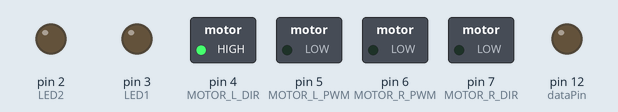
Simulated run of this sketch. Board: Arduino Nano, built with avr-gcc and run on an emulated ATmega328P. Parts: switched loads named in the sketch (green lamp = pin HIGH), output pins drawn as LEDs (lit = HIGH). Pins used as bus, display or sensor lines are not drawn; what the sketch prints to the serial monitor is not drawn. At 0.0 s the program stops and its outputs stay as they are.

Above: at 0.1 s.
Timing chart, 0 to 1.5 s (numbered marks = the images above):
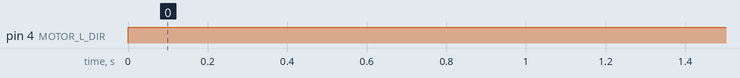

The sketch:

gridmap.ino
```cpp
#include "src/Rollbot/Rollbot.h"

#define LED1 3 //left led
#define LED2 2 //right led

RollbotMotors Motors;
RollbotLED  LED;

int Speed_Dir = 0;
int sensor=0;


void setup() {

  Serial.begin(115200);
  Serial.println("Robot starts initialization");
  pinMode(A2, INPUT);
  pinMode(LED1, OUTPUT);
  pinMode(LED2, OUTPUT);
  LED.DataOut(0);
}

void loop() {

 sensor = analogRead(A2);
 if (sensor <= 39 || sensor >= 275) { Motors.Motordrive(Speed_Dir, 0, 0); digitalWrite(LED1, LOW); digitalWrite(LED2, LOW); while(1); } //stop
 if (sensor >= 175 || sensor <= 176) { Motors.Motordrive(Speed_Dir, -65, 65); } //digitalWrite(LED1, HIGH); digitalWrite(LED2, HIGH); } //move forward on target 158, 164
 if (sensor > 177 ) { Motors.Motordrive(Speed_Dir, 0, 52); } //digitalWrite(LED1, HIGH); digitalWrite(LED2, LOW); } //correct to the left
 if (sensor < 174 ) { Motors.Motordrive(Speed_Dir, -52, 0); } //digitalWrite(LED1, LOW); digitalWrite(LED2, HIGH); } //correct to the right

}
```

Rollbot.h
```cpp
#ifndef Rollbot_h
#define Rollbot_h

#include <Arduino.h>
//Define the notations
#define NOTE_CL1 131
#define NOTE_CL2 147
#define NOTE_CL3 165
#define NOTE_CL4 175
#define NOTE_CL5 196
#define NOTE_CL6 221
#define NOTE_CL7 248

#define NOTE_C0 -1
#define NOTE_C1 262
#define NOTE_C2 294
#define NOTE_C3 330
#define NOTE_C4 350
#define NOTE_C5 393
#define NOTE_C6 441
#define NOTE_C7 495

#define NOTE_CH1 525
#define NOTE_CH2 589
#define NOTE_CH3 661
#define NOTE_CH4 700
#define NOTE_CH5 786
#define NOTE_CH6 882
#define NOTE_CH7 990

#define NOTE_DL1 147
#define NOTE_DL2 165
#define NOTE_DL3 175
#define NOTE_DL4 196
#define NOTE_DL5 221
#define NOTE_DL6 248
#define NOTE_DL7 278

#define NOTE_D0 -1
#define NOTE_D1 294
#define NOTE_D2 330
#define NOTE_D3 350
#define NOTE_D4 393
#define NOTE_D5 441
#define NOTE_D6 495
#define NOTE_D7 556

#define NOTE_DH1 589
#define NOTE_DH2 661
#define NOTE_DH3 700
#define NOTE_DH4 786
#define NOTE_DH5 882
#define NOTE_DH6 990
#define NOTE_DH7 1112

#define NOTE_EL7 312
#define NOTE_EL1 165
#define NOTE_EL2 175
#define NOTE_EL3 196
#define NOTE_EL4 221
#define NOTE_EL5 248
#define NOTE_EL6 278

#define NOTE_E0 -1
#define NOTE_E1 330
#define NOTE_E7 624
#define NOTE_E2 350
#define NOTE_E3 393
#define NOTE_E4 441
#define NOTE_E5 495
#define NOTE_E6 556

#define NOTE_EH7 1248
#define NOTE_EH1 661
#define NOTE_EH2 700
#define NOTE_EH3 786
#define NOTE_EH4 882
#define NOTE_EH5 990
#define NOTE_EH6 1112

#define NOTE_G0 -1
#define NOTE_GL1 196
#define NOTE_GL2 221
#define NOTE_GL3 234
#define NOTE_GL4 262
#define NOTE_GL5 294
#define NOTE_GL6 330
#define NOTE_GL7 371

#define NOTE_G1 393
#define NOTE_G2 441
#define NOTE_G3 495
#define NOTE_G4 556
#define NOTE_G5 624
#define NOTE_G6 661
#define NOTE_G7 742

#define NOTE_GH1 700
#define NOTE_GH2 786
#define NOTE_GH3 882
#define NOTE_GH4 935
#define NOTE_GH5 1049
#define NOTE_GH6 1178
#define NOTE_GH7 1322

#define   latchPin      11
#define   clockPin      13
#define   dataPin       12      //signals of 74HC595 control
#define   MOTOR_L_DIR   4
#define   MOTOR_L_PWM   5       //signals of the left motor control
#define   MOTOR_R_PWM   6
#define   MOTOR_R_DIR   7       //signals of the right motor control

/*********Class of motor driver***********/
class RollbotMotors
{
  public:
    RollbotMotors();
    void Motordrive(int speed_dir, int speed_left, int speed_right);
    void Motorstop();
  private:
    void MotorSetSpeed(int speed_dir, int speed_left, int speed_right);
    int Min0, Min1, Min2, Max0, Max1, Max2;
};
/*********Class of OLED control***********/
class RollbotOLED
{
  public:
    void OLED_Init();
    void IIC_SetPos(unsigned int x, unsigned int y);
    void ShowCN_3216(unsigned int x, unsigned int y, unsigned int N, const int *p);
    void ShowCN_1616(unsigned int x, unsigned int y, unsigned int N, const int *p);
	void ShowCN_1216(unsigned int x, unsigned int y, unsigned int N,const  int *p);
    void ShowCN_168(unsigned int x, unsigned int y, unsigned int N, const int *p);
	void ShowCN_816(unsigned int x, unsigned int y, unsigned int N, const int *p);
	void ShowCN_616(unsigned int x, unsigned int y, unsigned int N, const int *p);
    void ShowPIC(unsigned int x0, unsigned int y0, unsigned int x1, unsigned int y1, const int *p);
	void SelectFace(unsigned int i,const int *SmilingFace,const int *LongFace,const int *NormalFace);
    void Clear_Screen(unsigned int x0, unsigned int y0, unsigned int x1, unsigned int y1, unsigned int dat1);
    void Fill_Screen(unsigned int x0, unsigned int y0, unsigned int x1, unsigned int y1, unsigned int dat1);
    void NumDisplay(int i,const  int *Direction,const  int *Foward,const  int *Left,const  int *Right,const  int *Back,const  int *TimeNumber);
	void Clear_NumDisplay(const  int *Direction, const  int *Foward, const  int *Left, const  int *Right, const  int *Back, const  int *TimeNumber);
	void Follow_NumDisplay(unsigned int DirectionFlag, const  int *Foward, const  int *TimeNumber);
    void PowerDisplay(int Power);
    void DownloadDisplay();
    void SignalDisplay();
    void BluetoothDisplay();
    void OLED_SignalDisplay(int Flag0,int Flag1,int Flag2,int Flag3,int Flag4);
    void Button_Display(int i, const  int *SmilingFace, const  int *LongFace, const  int *NormalFace, const  int *StartDebug, const  int *Direction, const  int *Foward, const  int *Left, const  int *Right, const  int *Back, const  int *TimeNumber, const  int *SignalNumber);
    void Button_DisplayMaze(const  int *StartDebug,const  int *Maze,const  int *New);
	void Button_Follow(const  int *StartDebug,const int *Bee);
	void DisplayMaze(int i ,const  int *LRBS);
	void OLED_Display(const int *Rollbot,const  int *Sunfounder,const  int *StartDebug);
	void SelectBee(unsigned int i,const int *BeeOne,const int *BeeTwo,const int *BeeThree,const int *BeeFour);
  private:
    void WriteCommand(unsigned int ins);
    void WriteData(unsigned int dat);
};
/*********Class of LED control***********/
class RollbotLED
{
  public:
    RollbotLED();
    void DataOut(int val);
};
/*********Class of buzzer driver***********/
class RollbotBuzzer//line-following
{
  public:
    RollbotBuzzer(int pin);
    void MiniBuzzer(int *tune, float *duration, int Length);
  private:
    int tonePin;//the pin connected to buzzer
};
/*********Class of reading sensors***********/
class RollbotReadSensor : public RollbotMotors
{
  public:
    int data[5] = {0};          //Define the array of analog value of the sensor
    int OLED_Flag[5] = {0};     //Define the array of signals for the OLED
    int threshold = 0;          //Define the reference value of the car
    void Read_Data();
    void Data_Print();
    int Read_BlackFlag();
	int Read_WhiteFlag();
	int Read_MazeFlag();
    void ThresholdCheck(int speed_dir, int ms);
  private:
    int Min0, Min1, Min2, Max0, Max1, Max2;
};
/*********Class of reading buttons***********/
class RollbotButton	: public RollbotOLED
{
  public:
    RollbotButton(int KeyPin);
    int Time;
    void Button(int i, const  int *SmilingFace, const  int *LongFace, const  int *NormalFace, const  int *StartDebug, const  int *Direction, const  int *Foward, const  int *Left, const  int *Right, const  int *Back, const  int *TimeNumber, const  int *SignalNumber);
	void ButtonMaze(const  int *StartDebug,const  int *Maze,const  int *New);
	void ButtonNewMaze(const  int *StartDebug,const int *Bee);
 private:
    int _KeyPin;
};

#endif
```

RollbotButton.cpp
```cpp
/* -----------------------------------------------------------------------------
  Author             : Allen
  Check              : Amy
  Version            : V1.0
  Date               : 17/06/2016
  Description        : The smart car follows lines
  Company Website    : http://www.sunfounder.com
   ---------------------------------------------------------------------------*/
/* Include ------------------------------------------------------------------*/
#include "Rollbot.h"

/*********Button constructor***********/
RollbotButton::RollbotButton(int KeyPin)
{
    pinMode(KeyPin, INPUT);
    _KeyPin=KeyPin;
}
/*********Reading button value***********/
void RollbotButton::Button(int i, const  int *SmilingFace, const  int *LongFace, const  int *NormalFace, const  int *StartDebug, const  int *Direction, const  int *Foward, const  int *Left, const  int *Right, const  int *Back, const  int *TimeNumber, const  int *SignalNumber)
{
  if (digitalRead(_KeyPin) == 0)
  {
    delay(5);
    if (digitalRead(_KeyPin) == 0)
    {
      Time = 0;
      while (!digitalRead(_KeyPin))
      {
        Time++;
        delay(50);
      }
      Button_Display(i,SmilingFace,LongFace,NormalFace,StartDebug,Direction,Foward,Left,Right, Back,TimeNumber,SignalNumber);
    }
  }
}
void RollbotButton::ButtonMaze(const  int *StartDebug,const  int *Maze,const  int *New)
{
	if (digitalRead(_KeyPin) == 0)
	  {
		delay(5);
		if (digitalRead(_KeyPin) == 0)
		{
		  Time = 0;
		  while (!digitalRead(_KeyPin))
		  {
			Time++;
			delay(50);
		  }
		  Button_DisplayMaze(StartDebug,Maze,New);
		}
	  }
}
void RollbotButton::ButtonNewMaze(const  int *StartDebug,const int *Bee)
{
	if (digitalRead(_KeyPin) == 0)
	  {
		delay(5);
		if (digitalRead(_KeyPin) == 0)
		{
		  Time = 0;
		  while (!digitalRead(_KeyPin))
		  {
			Time++;
			delay(50);
		  }
		}
		Button_Follow(StartDebug,Bee);
	  }
}
```

RollbotBuzzer.cpp
```cpp
/* -----------------------------------------------------------------------------
  Author             : Allen
  Check              : Amy
  Version            : V1.0
  Date               : 17/06/2016
  Description        : The smart car follows lines
  Company Website    : http://www.sunfounder.com
   ---------------------------------------------------------------------------*/
#include "Rollbot.h"

/******************************************************************************
                Music - Internal function - Only for underlying calling
******************************************************************************/

RollbotBuzzer::RollbotBuzzer(int pin)
{
    pinMode(pin,OUTPUT);//Set the pin to buzzer as output
    tonePin=pin;
}
void RollbotBuzzer::MiniBuzzer(int *tune,float *duration,int Length)
{
    for(int x=0;x<Length;x++)//the number of notation cycling
    {
      tone(tonePin,tune[x]);//The function plays the arrarys (each notation) in the tune[] list in turn
      delay(400*duration[x]);//duration is the time each notation lasts.
	                         //400 means the longer time, the slower tempo, and vice versa
      noTone(tonePin);//Exit the current notation and move on to the next
    }
}
```

RollbotLED.cpp
```cpp
/* -----------------------------------------------------------------------------
  Author             : Allen
  Check              : Amy
  Version            : V1.0
  Date               : 17/06/2016
  Description        : The smart car follows lines
  Company Website    : http://www.sunfounder.com
   ---------------------------------------------------------------------------*/
/* Include ------------------------------------------------------------------*/
#include "Rollbot.h"

/*********LED constructor***********/
RollbotLED::RollbotLED()
{
  pinMode(latchPin, OUTPUT);
  pinMode(clockPin, OUTPUT);
  pinMode(dataPin, OUTPUT);
}
/*********Output of data control***********/
void RollbotLED::DataOut(int val)
{
  for (int i = 0;i < 8;i++)
  {
      if(val&0x80)
        digitalWrite(dataPin,1);
      else
        digitalWrite(dataPin,0);
      val<<=1;
      digitalWrite(clockPin, HIGH);
      delayMicroseconds(10);
      digitalWrite(clockPin, LOW);
  }
  digitalWrite(latchPin,LOW);
  delayMicroseconds(10);
  digitalWrite(latchPin,HIGH);
}
```

RollbotMotors.cpp
```cpp
/* -----------------------------------------------------------------------------
  Author             : Allen
  Check              : Amy
  Version            : V1.0
  Date               : 17/06/2016
  Description        : The smart car follows lines
  Company Website    : http://www.sunfounder.com
   ---------------------------------------------------------------------------*/
/* Include ------------------------------------------------------------------*/
#include "Rollbot.h"

/*********Motor drive constructor**********/
RollbotMotors::RollbotMotors()
{
  pinMode(MOTOR_R_DIR, OUTPUT);
  pinMode(MOTOR_R_PWM, OUTPUT);
  pinMode(MOTOR_L_PWM, OUTPUT);
  pinMode(MOTOR_L_DIR, OUTPUT);
}
/*********Motor drive function***********/
void RollbotMotors::Motordrive(int speed_dir, int speed_left, int speed_right)
{
  MotorSetSpeed(speed_dir,speed_left, speed_right);
}
/*********Motor stop function***********/
void RollbotMotors::Motorstop()
{
  MotorSetSpeed(0, 0, 0);
}
/*********Motor drive function***********/
void RollbotMotors:: MotorSetSpeed(int speed_dir, int speed_left, int speed_right)
{
	switch(speed_dir)
	{
		//speed_dir = 0 means both motors work well and spin forward
		case 0:
		{
			if (speed_left > 0)
			{
				digitalWrite(MOTOR_L_DIR, LOW);
				analogWrite(MOTOR_L_PWM, speed_left);
			}
			else
			{
				digitalWrite(MOTOR_L_DIR, HIGH);
				analogWrite(MOTOR_L_PWM, (-1)*speed_left);
			}
			if (speed_right > 0)
			{
				digitalWrite(MOTOR_R_DIR, HIGH);
				analogWrite(MOTOR_R_PWM, speed_right);
			}
			else
			{
				digitalWrite(MOTOR_R_DIR, LOW);
				analogWrite(MOTOR_R_PWM, (-1)*speed_right);
			}
		}break;
		//speed_dir = 1 means both motors' rotation are reversed and spin backward
		case 1:
		{
			if (speed_left > 0)
			{
				digitalWrite(MOTOR_L_DIR, HIGH);
				analogWrite(MOTOR_L_PWM, speed_left);
			}
			else
			{
				digitalWrite(MOTOR_L_DIR, LOW);
				analogWrite(MOTOR_L_PWM, (-1)*speed_left);
			}
			if (speed_right > 0)
			{
				digitalWrite(MOTOR_R_DIR, LOW);
				analogWrite(MOTOR_R_PWM, speed_right);
			}
			else
			{
				digitalWrite(MOTOR_R_DIR, HIGH);
				analogWrite(MOTOR_R_PWM, (-1)*speed_right);
			}
		}break;
		//speed_dir = 2 means the left motor works well and the right one spins reversely
		case 2:
		{
			if (speed_left > 0)
			{
				digitalWrite(MOTOR_L_DIR, LOW);
				analogWrite(MOTOR_L_PWM, speed_left);
			}
			else
			{
				digitalWrite(MOTOR_L_DIR, HIGH);
				analogWrite(MOTOR_L_PWM, (-1)*speed_left);
			}
			if (speed_right > 0)
			{
				digitalWrite(MOTOR_R_DIR, LOW);
				analogWrite(MOTOR_R_PWM, speed_right);
			}
			else
			{
				digitalWrite(MOTOR_R_DIR, HIGH);
				analogWrite(MOTOR_R_PWM, (-1)*speed_right);
			}
		}break;
		//speed_dir = 3 means the right motor works well and the left one spins reversely
		case 3:
		{
			if (speed_left > 0)
			{
				digitalWrite(MOTOR_L_DIR, HIGH);
				analogWrite(MOTOR_L_PWM, speed_left);
			}
			else
			{
				digitalWrite(MOTOR_L_DIR, LOW);
				analogWrite(MOTOR_L_PWM, (-1)*speed_left);
			}
			if (speed_right > 0)
			{
				digitalWrite(MOTOR_R_DIR, HIGH);
				analogWrite(MOTOR_R_PWM, speed_right);
			}
			else
			{
				digitalWrite(MOTOR_R_DIR, LOW);
				analogWrite(MOTOR_R_PWM, (-1)*speed_right);
			}
		}break;
	}
}
```

Source omitted: RollbotOLED.cpp (17768 bytes), RollbotReadSensor.cpp (7268 bytes)

Measured:
- by itself, pin 4 (MOTOR_L_DIR): LOW → HIGH at 0.00 s
